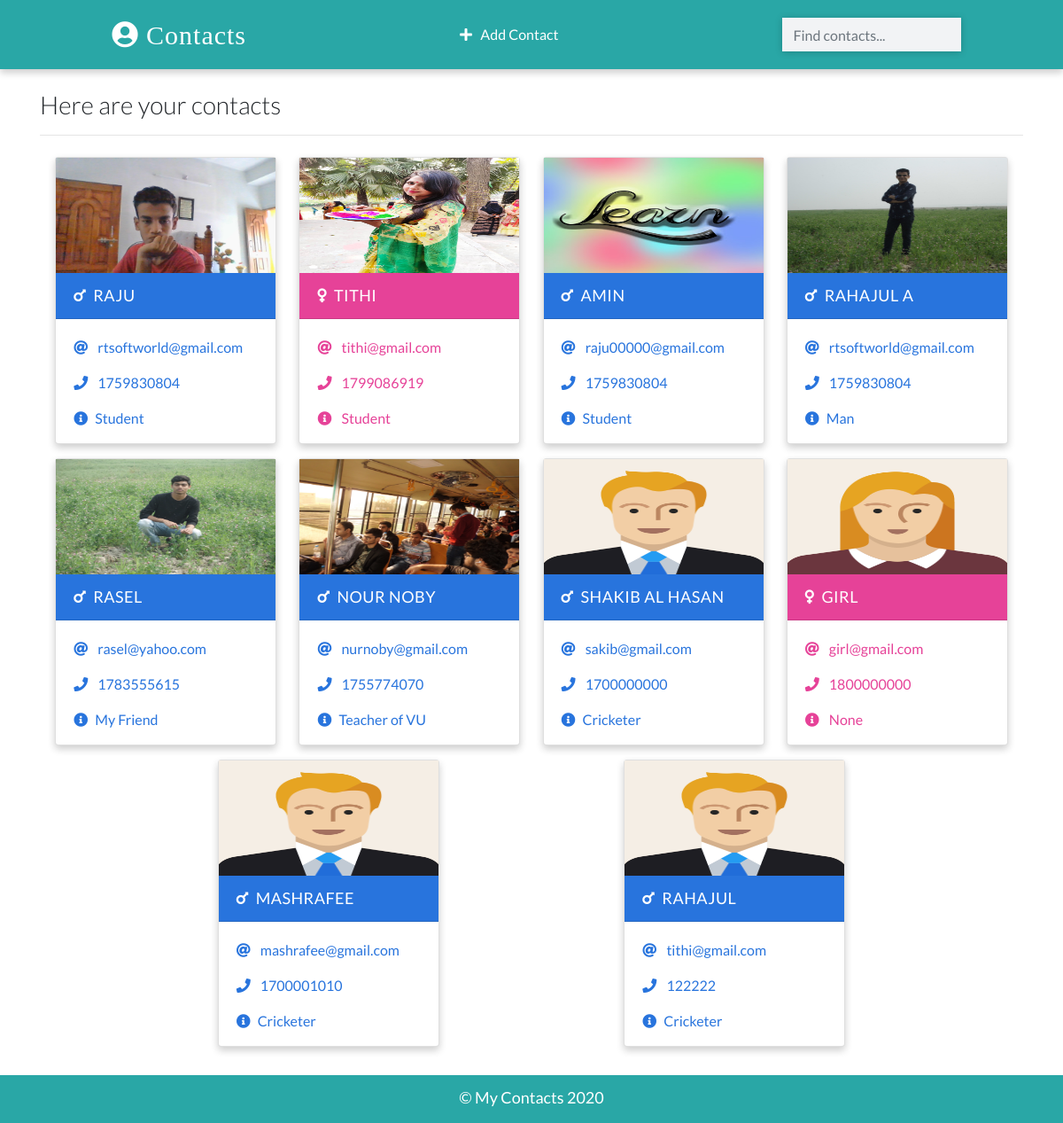
The page / on the database its author committed.
### app/models.py (models this page shows, shortened)
class Contact (models.Model):
    name = models.CharField(max_length=20)
    email = models.EmailField(max_length=100)
    phone = models.IntegerField()
    info = models.CharField(max_length=50)
    gender = models.CharField(max_length=50,choices=(
        ('male','Male'),
        ('female','Female')
    ))
    image = models.ImageField(upload_to='images/',blank=True)
    date_added  = models.DateTimeField(default=datetime.now)

### app/views.py (the view)
# urls.py: path('', views.HomePageView.as_view(), name="home"),
class HomePageView(ListView):
    template_name = 'index.html'
    model = Contact
    context_object_name = 'contacts'

### templates/index.html (shortened to what this page needs)
{% extends 'base.html' %}
  {% load static %}
  {% block content %}
    <div class="container">
      <h3 class="heading font-weight-light">Here are your contacts</h3>
      <hr />
    </div>
    <div class="container main-part">
   {% if contacts %}
   {% for contact in contacts %}
  {% include 'partials/_card.html' %}
   {% endfor %}
   {% else %}
   <p class="d-block font-weight-light my-2 heading"> You have not save any contact yet </p>
   {% endif %}
</div>
    {% endblock content %}

### templates/partials/_card.html
{%load static %}
{% if contact.gender == 'male' %}
      <div class="card my-2 mx-2 boy-card {% if 'detail' in request.path %}mx-auto w-25{% endif %}">
        <img src="{% if contact.image %}
        {{contact.image.url}}
        {% else %}
        {% static 'images\boy.png' %}
        {% endif %}"
        class="img-fluid" />
        <div class="card-header">
          <a href="{%url 'detail' contact.id %}" class="text-white header-link"
            ><i class="fas fa-mars mr-2"></i>{{contact.name}}</a
          >
        </div>
        <div class="card-body pb-0">
          <p>
            <i class="fas fa-at mr-2"></i>
            <a href="mailto:{{contact.email}}">{{contact.email}}</a>
          </p>
          <p>
            <i class="fas fa-phone mr-2"></i>
            <a href="tel:{{contact.phone}}">{{contact.phone}}</a>
          </p>
          <p><i class="fas fa-info-circle mr-2"></i>{{contact.info}}</p>
        </div>
      </div>
  {% else %}
       <div class="card my-2 mx-2 girl-card">
        <img src="{% if contact.image %}
        {{contact.image.url}}
        {% else %}
        {% static 'images\girl.png' %}
        {% endif %}" class="img-fluid" />
        <div class="card-header">
          <a href="{%url 'detail' contact.id %}" class="text-white header-link"
            ><i class="fas fa-venus mr-2"></i>{{contact.name}}</a
          >
        </div>
        <div class="card-body pb-0">
          <p>
            <i class="fas fa-at mr-2"></i>
            <a href="mailto:{{contact.email}}">{{contact.email}}</a>
          </p>
          <p>
            <i class="fas fa-phone mr-2"></i>
            <a href="tel:{{contact.phone}}">{{contact.phone}}</a>
          </p>
          <p><i class="fas fa-info-circle mr-2"></i> {{contact.info}}</p>
        </div>
      </div>
  {% endif %}

### static/css/main.css (style rules this page uses)
:root { --back: #29a7a6; --girl: #e64298; --boy: #2874dd; }
body { font-family: Lato, sans-serif; }
.card { box-shadow: 0 4px 8px 0 rgba(0, 0, 0, 0.2); transition: 0.3s; min-width: 250px; box-sizing: border-box; }
img { height: 130px !important; }
.card-header { font-size: 18px; letter-spacing: 0.5px; text-transform: uppercase; }
.boy-card .card-header { background-color: var(--boy); }
.boy-card .card-body, .boy-card .card-body p a { color: var(--boy); }
.girl-card .card-header { background-color: var(--girl); }
.girl-card .card-body, .girl-card .card-body p a { color: var(--girl); }
.card-body p { cursor: pointer; }
.main-part { display: flex; flex-wrap: wrap; justify-content: space-evenly; }

### rows shown on the page
Contact: image (picture), name "RAJU", email "rtsoftworld@gmail.com", phone "1759830804", info "Student"
Contact: image (picture), name "TITHI", email "tithi@gmail.com", phone "1799086919", info "Student"
Contact: image (picture), name "AMIN", email "raju00000@gmail.com", phone "1759830804", info "Student"
Contact: image (picture), name "RAHAJUL A", email "rtsoftworld@gmail.com", phone "1759830804", info "Man"
Contact: image (picture), name "RASEL", email "rasel@yahoo.com", phone "1783555615", info "My Friend"
Contact: image (picture), name "NOUR NOBY", email "nurnoby@gmail.com", phone "1755774070", info "Teacher of VU"
Contact: name "SHAKIB AL HASAN", email "sakib@gmail.com", phone "1700000000", info "Cricketer"
Contact: name "GIRL", email "girl@gmail.com", phone "1800000000", info "None"
Contact: name "MASHRAFEE", email "mashrafee@gmail.com", phone "1700001010", info "Cricketer"
Contact: name "RAHAJUL", email "tithi@gmail.com", phone "122222", info "Cricketer"
